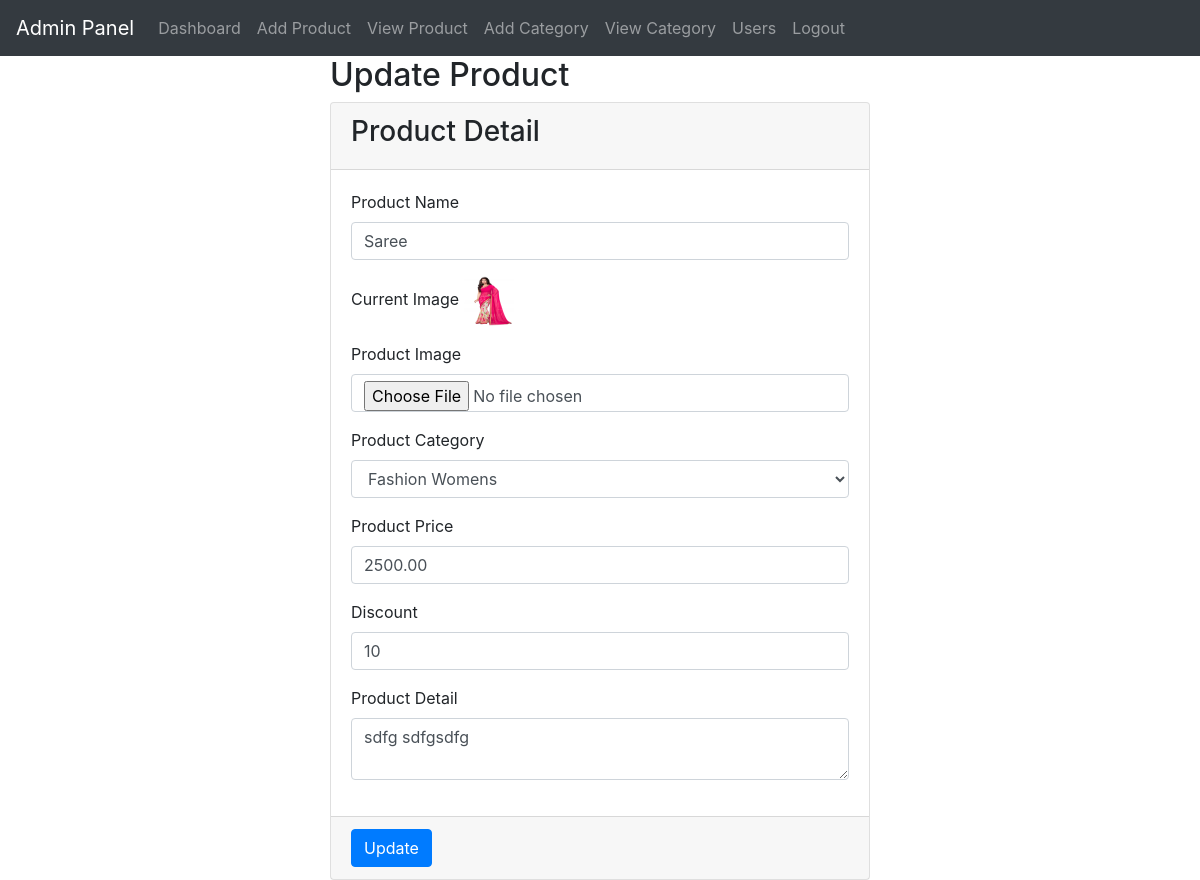
The page /admin/edit_product.php?id=1 (signed in) on the database as committed earlier.
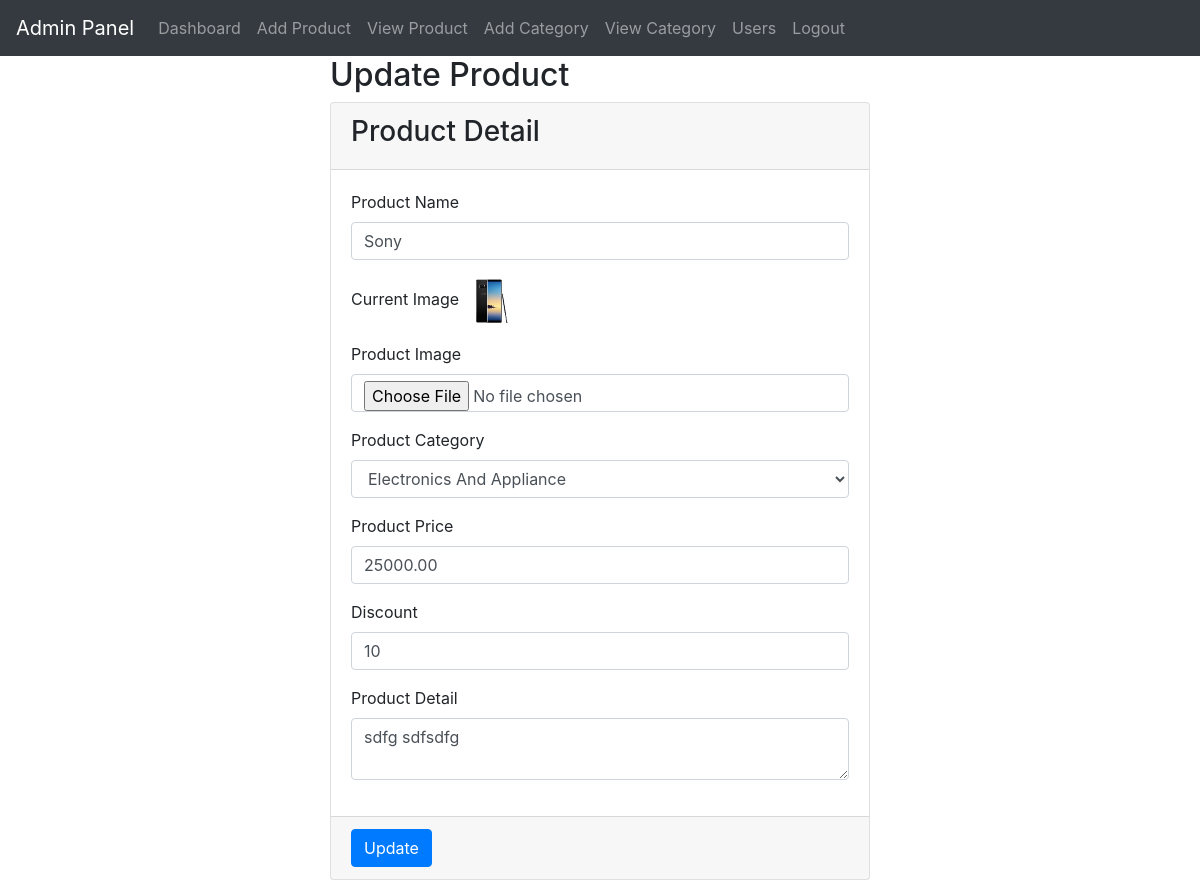
The same page on the database as committed later.
### tables this page shows
CREATE TABLE `product` (
  `id` int(11) NOT NULL,
  `product_name` varchar(100) NOT NULL,
  `product_price` decimal(8,2) NOT NULL,
  `product_category` varchar(100) NOT NULL,
  `discount` int(11) NOT NULL,
  `detail` text NOT NULL,
  `product_image` varchar(255) NOT NULL,
  `alias_id` varchar(255) NOT NULL
);

### admin/edit_product.php (the view, shortened to what this page needs)
<?php
include("../db.php");
include("admin_header.php");
$a = $_GET['id'];
$query = "SELECT * FROM category";
$result = mysqli_query($con, $query);
$que_pro = "SELECT * FROM product WHERE id= $a";
$result_pro = mysqli_query($con, $que_pro);
$data_pro = mysqli_fetch_assoc($result_pro);
?>
	<div class="container" style="min-height: 600px;">
		<div class="row">
			<div class="col-md-6 offset-md-3">
		<h2>Update Product</h2>
		<form action="update_product.php" method="post" enctype="multipart/form-data">
		<div class="card">
			<div class="card-header">
				<h3>Product Detail</h3>
			</div>
			<div class="card-body">
				<div class="form-group">
					<label>Product Name</label>
					<input type="text" name="product_name" class="form-control" value="<?php echo $data_pro['product_name'] ?>">
				</div>
				<div class="form-group">
					<label>Current Image</label>
					<img src="product_image/<?php echo $data_pro['product_image'] ?>" height="50" width="50">
				</div>
				<div class="form-group">
					<label>Product Image</label>
					<input type="file" name="product_image" class="form-control">
				</div>
				<div class="form-group">
					<label>Product Category</label>
					<select class="form-control" name="product_category">
						<?php
						while($data=mysqli_fetch_assoc($result))
						{
							if($data['id']==$data_pro['product_category'])
							{ ?>
								<option selected="selected" value="<?php echo $data['id']; ?>"><?php echo $data['category_name']; ?></option>
							<?php }
							else
							{ ?>
								<option value="<?php echo $data['id']; ?>"><?php echo $data['category_name']; ?></option>
							<?php }
							?>
						<?php
						}
						?>
					</select>
				</div>
				<div class="form-group">
					<label>Product Price</label>
					<input type="text" name="product_price" class="form-control" value="<?php echo $data_pro['product_price'] ?>">
				</div>
				<div class="form-group">
					<label>Discount</label>
					<input type="text" name="discount" class="form-control" value="<?php echo $data_pro['discount'] ?>">
				</div>
				<div class="form-group">
					<label>Product Detail</label>
					<textarea class="form-control" name="detail"><?php echo $data_pro['detail']; ?></textarea>
				</div>
			</div>
			<div class="card-footer">
				<input type="submit" value="Update" class="btn btn-primary">
			</div>
		</div>
		</form>
		</div>
		</div>
	</div>
</body>
</html>

Rows that differ between the two databases and show on the page:
changed product: product_name "Saree" → "Sony"; product_image: a different picture; product_price "2500.00" → "25000.00"; detail "sdfg sdfgsdfg" → "sdfg sdfsdfg"
Other text that changed with them:
form field product_category: "Fashion Womens" → "Electronics And Appliance"
